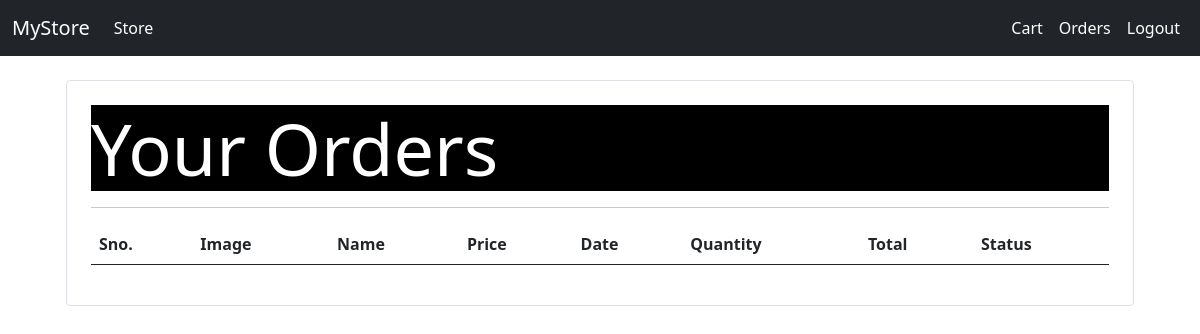
Before: /orders/ (signed in) with the older database file.
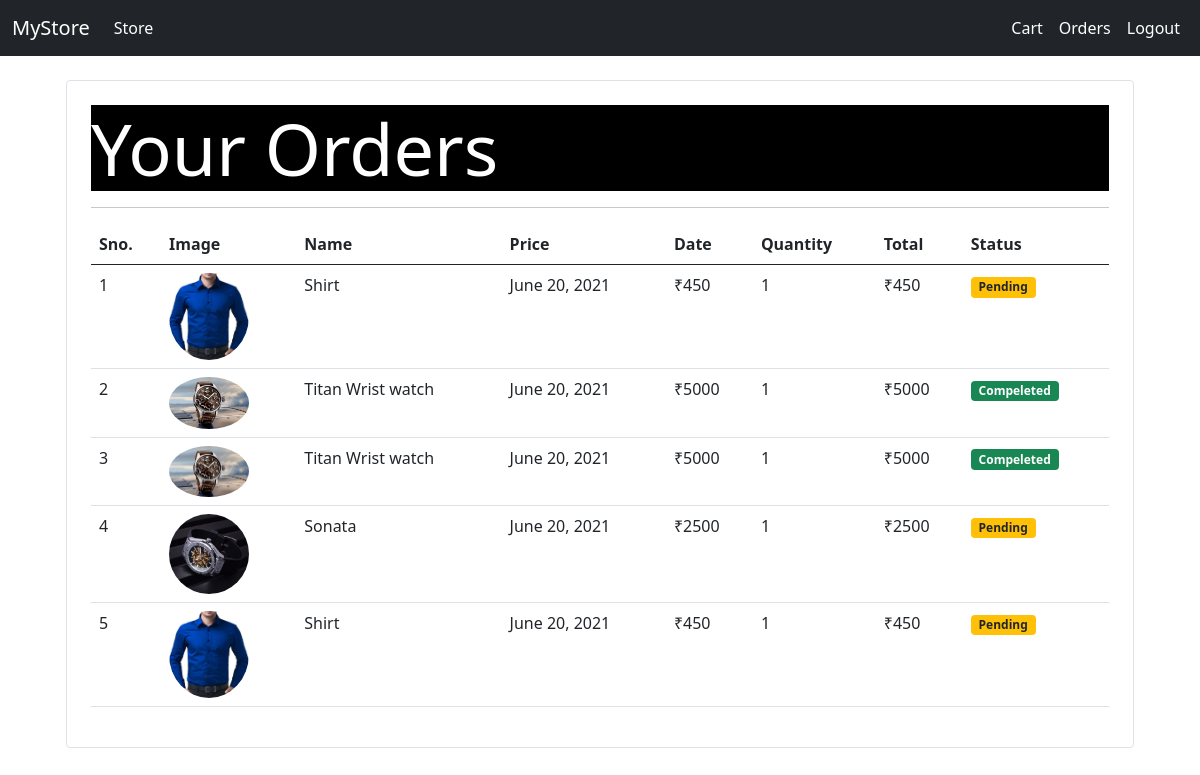
After: the same page with the newer database file.
### store/models.py (models this page shows, shortened)
class Order(models.Model):
    product = models.ForeignKey(Product,on_delete=models.CASCADE)
    customer = models.ForeignKey(Customer,on_delete=models.CASCADE)
    quantity = models.IntegerField(default=1)
    price=models.IntegerField()
    address = models.CharField(max_length=100,default='',blank=True)
    phone=models.CharField(max_length=15,default='',blank=True)
    date = models.DateField(default = datetime.datetime.today)
    status = models.BooleanField(default=False)
    @staticmethod
    def get_orders_by_customer(customer_id):
        return Order.objects.filter(customer = customer_id).order_by('-date')

class Product(models.Model):
    name = models.CharField(max_length=50)
    price = models.IntegerField(default=0)
    category = models.ForeignKey(Category,on_delete=models.CASCADE,default=1)
    description = models.CharField(max_length=200,default='',null=True,blank=True)
    image = models.ImageField(upload_to='uploads/products/')

### store/middlewares/auth.py (the view)
    def middleware(request):
        if not request.session.get('customer_id'):
            return redirect('login')
        response = get_response(request)
        return response

### store/templatetags/cart.py (called while the page is built)
@register.filter(name='multiply')
def multiply(n1,n2):
    return n1 * n2

### store/views.py (called while the page is built)
def orders(request):
    if request.method=='GET':
        customer=request.session.get('customer_id')
        order = Order.get_orders_by_customer(customer)
        order.reverse()
        return render(request,'orders.html',{'orders':order})

### store/templates/orders.html
{% extends 'base.html' %}
{% block content %}
{% load cart %}
<div class="container">
    <div class="border rounded p-4 m-4">
        <p class="display-2 pl-4 ml-4" style="background-color: black;color: #fff;">Your Orders</p>
        <hr>
        <table class="table">
            <thead>
                <tr>
                    <th>Sno.</th>
                    <th>Image</th>
                    <th>Name</th>
                    <th>Price</th>
                    <th>Date</th>
                    <th>Quantity</th>
                    <th>Total</th>
                    <th>Status</th>
                </tr>
            </thead>
            <tbody>
                {% for order in orders %}
                <tr>
                    <td>{{forloop.counter}}</td>
                    <td> <img src="{{order.product.image.url}}" class="rounded-circle" width="80px"></td>
                    <td>{{order.product.name}}</td>
                    <td>{{order.date}}</td>
                    <td>₹{{order.price}}</td>
                    <td>{{order.quantity}}</td>
                    <td>₹{{order.quantity|multiply:order.price}}</td>
                    {% if order.status %}
                    <td><p class="badge bg-success text-white">Compeleted</p></td>
                    {% else %}
                    <td><p class="badge bg-warning text-dark">Pending</p></td>
                    {% endif %}
                </tr>
                {% endfor %}
            </tbody>
        </table>
    </div>
</div>
{% endblock %}

### store/templates/base.html (shortened to what this page needs)
<!doctype html>
<html lang="en">
<head>
    <link href="https://cdn.jsdelivr.net/npm/bootstrap@5.0.1/dist/css/bootstrap.min.css" rel="stylesheet"
>
</head>
<body>
    <nav class="navbar navbar-expand-lg navbar-dark bg-dark">
        <div class="container-fluid">
            <a class="navbar-brand" href="/">MyStore</a>
            <div class="collapse navbar-collapse" id="navbarSupportedContent">
                <ul class="navbar-nav me-auto mb-2 mb-lg-0">
                    <li class="nav-item">
                        <a class="nav-link active" aria-current="page" href="/">Store</a>
                    </li>
                </ul>
                <ul class="navbar-nav d-flex">
                    {% if request.session.customer_id %}
                    <li class="nav-item">
                        <a class="nav-link active" aria-current="page" href="/cart">Cart</a>
                    </li>
                    <li class="nav-item">
                        <a class="nav-link active" aria-current="page" href="/orders">Orders</a>
                    </li>
                    <li class="nav-item">
                        <a class="nav-link active" aria-current="page" href="/logout">Logout</a>
                    </li>
                    {% endif %}
                </ul>
            </div>
        </div>
    </nav>
    {% block content %}
    {% endblock %}
</body>
</html>

Changed rows visible on the page:
added Order: product.image (picture), product.name "Shirt", date "June 20, 2021", price "450", quantity "1", quantity|multiply "450", status "Pending"
added Order: product.image (picture), product.name "Titan Wrist watch", date "June 20, 2021", price "5000", quantity "1", quantity|multiply "5000", status "Compeleted"
added Order: product.image (picture), product.name "Titan Wrist watch", date "June 20, 2021", price "5000", quantity "1", quantity|multiply "5000", status "Compeleted"
added Order: product.image (picture), product.name "Sonata", date "June 20, 2021", price "2500", quantity "1", quantity|multiply "2500", status "Pending"
added Order: product.image (picture), product.name "Shirt", date "June 20, 2021", price "450", quantity "1", quantity|multiply "450", status "Pending"
